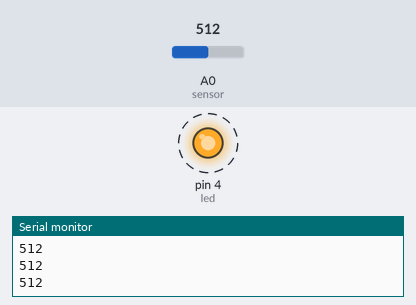
Recording of a sketch running on a simulated Arduino Uno, built with avr-gcc and run on an emulated ATmega328P. Shown: output pins drawn as LEDs (lit = HIGH), the last lines printed to the serial monitor. Dashed ring = blinking. The test bench sets the inputs (shaded band); at power-on: A0 (sensor) = 512.

Above: at 1.25 s.
1.3 s: A0 (sensor) set to 790
4.3 s: A0 (sensor) set to 815
At 4.8 s:
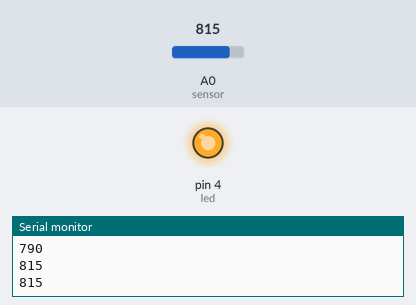
5.9 s: A0 (sensor) set to 716
At 6.25 s:
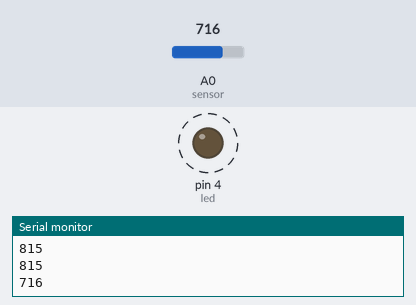
8.9 s: A0 (sensor) set to 810
At 9.06 s:
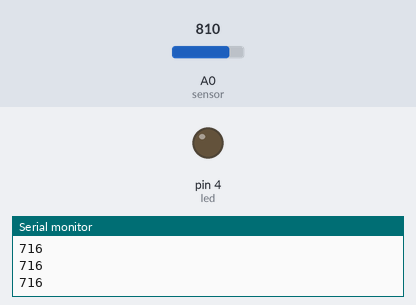
Timing chart, 0 to 11.4 s (numbered marks = the images above; inputs shaded):
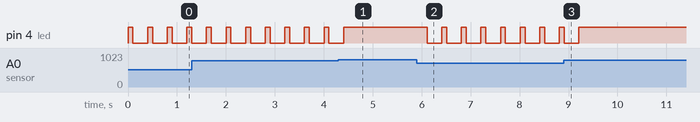

Measured:
- the behaviour switches between 799 and 800 on A0 (sensor) (found by bisection; images 0 and 1)
- after the input at 4.3 s, pin 4 (led): goes on until 4.4 s, then stays HIGH
- after the input at 5.9 s, pin 4 (led): alternates HIGH for 0.10 s and LOW for 0.30 s, starting after 0.21 s
- after the input at 8.9 s, pin 4 (led): goes on until 9.2 s, then stays HIGH
- by itself, pin 4 (led): alternates HIGH for 0.10 s and LOW for 0.30 s

The sketch:

sensor_read.ino
```cpp
byte led=4;
byte sensor=A0;
void setup() {
pinMode (sensor, INPUT);
pinMode(led, OUTPUT);
Serial.begin(9600);

}

void loop() {
  // put your main code here, to run repeatedly:

Serial.println(analogRead(sensor));
if(analogRead(sensor)>=800){
digitalWrite(led, HIGH);
}
else  if (analogRead(sensor)>200){
  digitalWrite(led, HIGH);
  delay(100);
  digitalWrite(led, LOW);
  delay(100);


} else {
digitalWrite(led, LOW);
}
delay(200);
}
```
